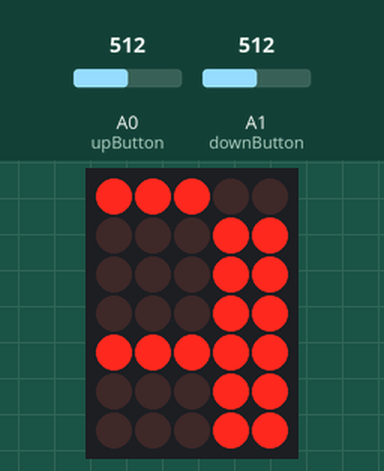
Recording of a sketch running on a simulated Arduino Uno, built with avr-gcc and run on an emulated ATmega328P. Parts: 5×7 LED matrix. Wiring (inferred from the names in the program): LED matrix (orientation assumed): rows pin 2, pin 3, pin 4, pin 5, pin 6, pin 7, pin 8; columns pin 10, pin 11, pin 12, pin 13, pin 9. Inputs (shaded band) come from the test bench; at power-on: A0 (upButton) = 512, A1 (downButton) = 512.

Above: at 1.2 s.
1.3 s: A0 (upButton) set to 111
2.8 s: A0 (upButton) set to 93
At 4.1 s:
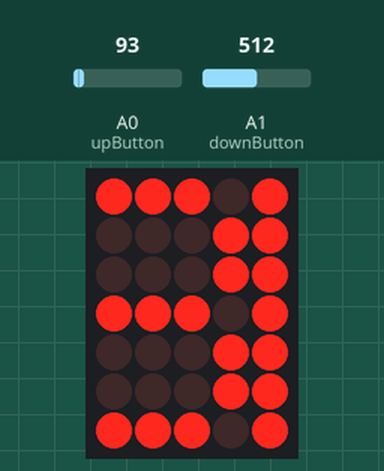
4.4 s: A1 (downButton) set to 108
5.9 s: A1 (downButton) set to 90
At 6.4 s:
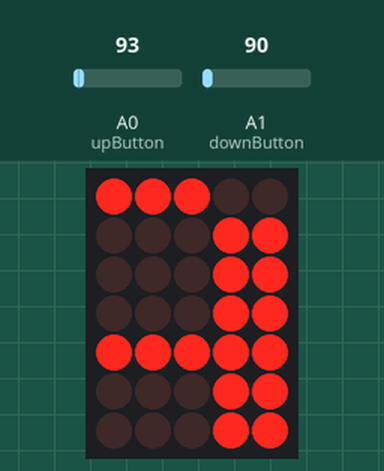
Timing chart, 0 to 8.5 s (numbered marks = the images above; inputs shaded):
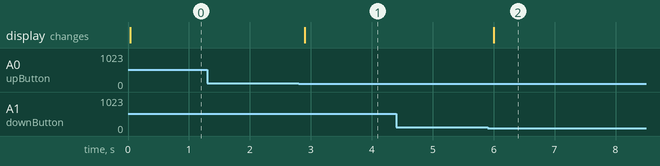

The sketch:

display.ino
```cpp
/*
 * This file displays characters on a multiplexed LED board.
 */
//define button pins -- 0 if pressed
const int upButton = 0;
const int downButton = 1;
const int frame = 2;

int counter = 0;

//define led pins
const int row1 = 2;
const int row2 = 3;
const int row3 = 4;
const int row4 = 5;
const int row5 = 6;
const int row6 = 7;
const int row7 = 8;
const int col1 = 9;
const int col2 = 10;
const int col3 = 11;
const int col4 = 12;
const int col5 = 13;

unsigned long accum1 = 0;
unsigned long accum2 = 0;

bool upButtonState;
bool lastUpButtonState = 0;

bool downButtonState;
bool lastDownButtonState = 0;

unsigned long lastDownDebounceTime = 0;

unsigned long lastUpDebounceTime = 0;
unsigned long debounceDelay = 50;

char c = 0x21;

#include "font.h"

void setup ()
{
  // insert code here as needed
//  Serial.begin(9600);
//  c = 0x15;
//  Serial.println(font_5x7[c][0],BIN);
//  Serial.println(font_5x7[c][1],BIN);
//  Serial.println(font_5x7[c][2],BIN);
//  Serial.println(font_5x7[c][3],BIN);
//  Serial.println(font_5x7[c][4],BIN);

  pinMode(row1, OUTPUT);
  pinMode(row2, OUTPUT);
  pinMode(row3, OUTPUT);
  pinMode(row4, OUTPUT);
  pinMode(row5, OUTPUT);
  pinMode(row6, OUTPUT);
  pinMode(row7, OUTPUT);
  pinMode(col1, OUTPUT);
  pinMode(col2, OUTPUT);
  pinMode(col3, OUTPUT);
  pinMode(col4, OUTPUT);
  pinMode(col5, OUTPUT);

  pinMode(A0, INPUT_PULLUP);
  pinMode(A1, INPUT_PULLUP);
}

void loop ()
{
  // insert code here as needed
  int r = analogRead(upButton);
//  Serial.println(r);
  bool reading = false;
  if (r < 100) {
    reading = true;
  }

//  Serial.println(reading);

  if (reading != lastUpButtonState) {
    lastUpDebounceTime = millis();
  }

  if ((millis() - lastUpDebounceTime) > debounceDelay) {
    if (reading != upButtonState) {
      upButtonState = reading;
      if (upButtonState) {
        c = c + 1;
        if (c > 0x5f) {
          c = 0;
        }
        Serial.println((int)c);
      }
    }
  }

  lastUpButtonState = reading;

  int r2 = analogRead(downButton);
//  Serial.println(r);
  bool reading2 = false;
  if (r2 < 100) {
    reading2 = true;
  }

//  Serial.println(reading);

  if (reading2 != lastDownButtonState) {
    lastDownDebounceTime = millis();
  }

  if ((millis() - lastDownDebounceTime) > debounceDelay) {
    if (reading2 != downButtonState) {
      downButtonState = reading2;
      if (downButtonState) {
        c = c - 1;
        if (c < 0) {
          c = 0x5f;
        }
        Serial.println((int)c);
      }
    }
  }

  Serial.println((int)c);
  lastDownButtonState = reading2;

  displayChar(c);
}

void displayChar(char c) {
  for (int x = 2; x < 9; x++) {
    digitalWrite(x, LOW);
  }
  for (int f = 9; f < 14; f++) {
    digitalWrite(f, HIGH);
  }
  int line = 0;
  switch (counter) {
    case 0:
      digitalWrite(col1, LOW);
      line = font_5x7[c][0];
      for (int r = 0; r < 7; r++) {
        if ((line >> (7-r)) & 1) {
          digitalWrite((r+2), HIGH);
        }
      }
      counter = 1;
      break;

    case 1:
      digitalWrite(col2, LOW);
      line = font_5x7[c][1];
      for (int r = 0; r < 7; r++) {
        if ((line >> (7-r)) & 1) {
          digitalWrite((r+2), HIGH);
        }
      }
      counter = 2;
      break;

    case 2:
      digitalWrite(col3, LOW);
      line = font_5x7[c][2];
      for (int r = 0; r < 7; r++) {
        if ((line >> (7-r)) & 1) {
          digitalWrite((r+2), HIGH);
        }
      }
      counter = 3;
      break;

    case 3:
      digitalWrite(col4, LOW);
      line = font_5x7[c][3];
      for (int r = 0; r < 7; r++) {
        if ((line >> (7-r)) & 1) {
          digitalWrite((r+2), HIGH);
        }
      }
      counter = 4;
      break;

    case 4:
      digitalWrite(col5, LOW);
      line = font_5x7[c][4];
      for (int r = 0; r < 8; r++) {
        if ((line >> (7-r)) & 1) {
          digitalWrite((r+2), HIGH);
        }
      }
      counter = 0;
      break;
  }

  delay(frame);
}
```

Measured:
- the behaviour switches between 100 and 99 on A0 (upButton) (found by bisection; images 0 and 1)
- the behaviour switches between 100 and 99 on A1 (downButton) (found by bisection; images 1 and 2)
- after the input at 1.3 s, every drawn part: stays the same
- after the input at 2.8 s, the display: changes after 0.10 s (image 1)
- after the input at 4.4 s, every drawn part: stays the same
- after the input at 5.9 s, the display: changes after 0.10 s (image 2)
